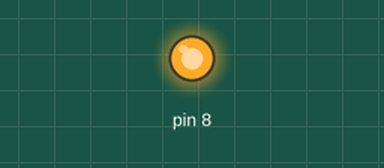
This program was run on a simulated Raspberry Pi (header pin numbers). Shown: output pins drawn as LEDs (lit = HIGH).

Above: at 0.1 s.
At 100.1 s:
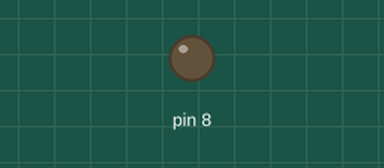
Timing chart, 0 to 101.6 s (numbered marks = the images above):
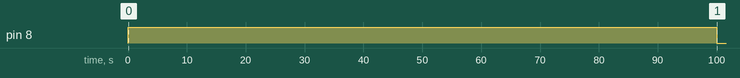

The program:

LED_Blink.py
```python
import RPi.GPIO as GPIO
from time import sleep
GPIO.setwarnings(False)
GPIO.setmode(GPIO.BOARD)
GPIO.setup(8, GPIO.OUT, initial = GPIO.LOW)
while True:
    GPIO.output(8, GPIO.HIGH)
    sleep(100)
    GPIO.output(8, GPIO.LOW)
    sleep(100)
```

Measured:
- by itself, pin 8: LOW → HIGH at 0.00 s, → LOW 100 s later
